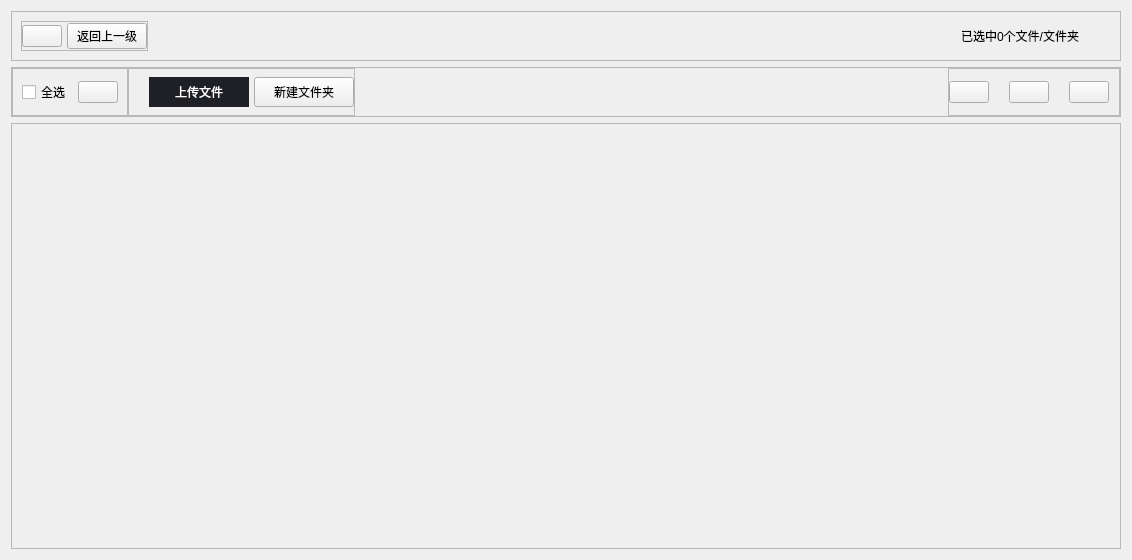
<?xml version="1.0" encoding="UTF-8"?>
<ui version="4.0">
 <class>Home</class>
 <widget class="QFrame" name="Home">
  <property name="geometry">
   <rect>
    <x>0</x>
    <y>0</y>
    <width>1132</width>
    <height>560</height>
   </rect>
  </property>
  <property name="windowTitle">
   <string>Frame</string>
  </property>
  <layout class="QVBoxLayout" name="verticalLayout">
   <item>
    <widget class="QFrame" name="frame">
     <property name="sizePolicy">
      <sizepolicy hsizetype="Preferred" vsizetype="Fixed">
       <horstretch>0</horstretch>
       <verstretch>0</verstretch>
      </sizepolicy>
     </property>
     <property name="minimumSize">
      <size>
       <width>0</width>
       <height>50</height>
      </size>
     </property>
     <property name="maximumSize">
      <size>
       <width>16777215</width>
       <height>50</height>
      </size>
     </property>
     <property name="frameShape">
      <enum>QFrame::StyledPanel</enum>
     </property>
     <property name="frameShadow">
      <enum>QFrame::Raised</enum>
     </property>
     <layout class="QHBoxLayout" name="horizontalLayout_7">
      <item>
       <widget class="QFrame" name="frame_7">
        <property name="frameShape">
         <enum>QFrame::StyledPanel</enum>
        </property>
        <property name="frameShadow">
         <enum>QFrame::Raised</enum>
        </property>
        <layout class="QHBoxLayout" name="horizontalLayout_6">
         <property name="spacing">
          <number>5</number>
         </property>
         <property name="leftMargin">
          <number>0</number>
         </property>
         <property name="topMargin">
          <number>0</number>
         </property>
         <property name="rightMargin">
          <number>0</number>
         </property>
         <property name="bottomMargin">
          <number>0</number>
         </property>
         <item>
          <widget class="QPushButton" name="btn_home">
           <property name="text">
            <string/>
           </property>
           <property name="icon">
            <iconset resource="../../resource/icon/icon.qrc">
             <normaloff>:/FIle/home.svg</normaloff>:/FIle/home.svg</iconset>
           </property>
           <property name="iconSize">
            <size>
             <width>20</width>
             <height>20</height>
            </size>
           </property>
          </widget>
         </item>
         <item>
          <widget class="QPushButton" name="btn_bak">
           <property name="text">
            <string>返回上一级</string>
           </property>
          </widget>
         </item>
        </layout>
       </widget>
      </item>
      <item>
       <widget class="QLabel" name="lab_path">
        <property name="minimumSize">
         <size>
          <width>400</width>
          <height>0</height>
         </size>
        </property>
        <property name="maximumSize">
         <size>
          <width>1000</width>
          <height>16777215</height>
         </size>
        </property>
        <property name="text">
         <string> </string>
        </property>
       </widget>
      </item>
      <item>
       <spacer name="horizontalSpacer_2">
        <property name="orientation">
         <enum>Qt::Horizontal</enum>
        </property>
        <property name="sizeHint" stdset="0">
         <size>
          <width>609</width>
          <height>20</height>
         </size>
        </property>
       </spacer>
      </item>
      <item>
       <widget class="QLabel" name="label_2">
        <property name="minimumSize">
         <size>
          <width>150</width>
          <height>0</height>
         </size>
        </property>
        <property name="maximumSize">
         <size>
          <width>150</width>
          <height>16777215</height>
         </size>
        </property>
        <property name="text">
         <string>已选中0个文件/文件夹</string>
        </property>
       </widget>
      </item>
     </layout>
    </widget>
   </item>
   <item>
    <widget class="QFrame" name="frame_2">
     <property name="sizePolicy">
      <sizepolicy hsizetype="Preferred" vsizetype="Fixed">
       <horstretch>0</horstretch>
       <verstretch>0</verstretch>
      </sizepolicy>
     </property>
     <property name="minimumSize">
      <size>
       <width>0</width>
       <height>50</height>
      </size>
     </property>
     <property name="maximumSize">
      <size>
       <width>16777215</width>
       <height>50</height>
      </size>
     </property>
     <property name="frameShape">
      <enum>QFrame::StyledPanel</enum>
     </property>
     <property name="frameShadow">
      <enum>QFrame::Raised</enum>
     </property>
     <layout class="QHBoxLayout" name="horizontalLayout_5">
      <property name="spacing">
       <number>0</number>
      </property>
      <property name="leftMargin">
       <number>0</number>
      </property>
      <property name="topMargin">
       <number>0</number>
      </property>
      <property name="rightMargin">
       <number>0</number>
      </property>
      <property name="bottomMargin">
       <number>0</number>
      </property>
      <item>
       <widget class="QFrame" name="frame_3">
        <property name="frameShape">
         <enum>QFrame::StyledPanel</enum>
        </property>
        <property name="frameShadow">
         <enum>QFrame::Raised</enum>
        </property>
        <layout class="QHBoxLayout" name="horizontalLayout">
         <item>
          <widget class="QCheckBox" name="check_box">
           <property name="sizePolicy">
            <sizepolicy hsizetype="Fixed" vsizetype="Fixed">
             <horstretch>0</horstretch>
             <verstretch>0</verstretch>
            </sizepolicy>
           </property>
           <property name="minimumSize">
            <size>
             <width>50</width>
             <height>20</height>
            </size>
           </property>
           <property name="maximumSize">
            <size>
             <width>50</width>
             <height>20</height>
            </size>
           </property>
           <property name="text">
            <string>全选</string>
           </property>
           <property name="iconSize">
            <size>
             <width>20</width>
             <height>20</height>
            </size>
           </property>
          </widget>
         </item>
         <item>
          <widget class="QPushButton" name="pushButton">
           <property name="toolTip">
            <string>删除</string>
           </property>
           <property name="text">
            <string/>
           </property>
           <property name="icon">
            <iconset resource="../../resource/icon/icon.qrc">
             <normaloff>:/FIle/delete.svg</normaloff>:/FIle/delete.svg</iconset>
           </property>
          </widget>
         </item>
        </layout>
       </widget>
      </item>
      <item>
       <widget class="QFrame" name="frame_6">
        <property name="frameShape">
         <enum>QFrame::StyledPanel</enum>
        </property>
        <property name="frameShadow">
         <enum>QFrame::Raised</enum>
        </property>
        <layout class="QHBoxLayout" name="horizontalLayout_4">
         <property name="spacing">
          <number>5</number>
         </property>
         <property name="leftMargin">
          <number>20</number>
         </property>
         <property name="topMargin">
          <number>0</number>
         </property>
         <property name="rightMargin">
          <number>0</number>
         </property>
         <property name="bottomMargin">
          <number>0</number>
         </property>
         <item>
          <widget class="QToolButton" name="upload">
           <property name="minimumSize">
            <size>
             <width>100</width>
             <height>30</height>
            </size>
           </property>
           <property name="maximumSize">
            <size>
             <width>100</width>
             <height>30</height>
            </size>
           </property>
           <property name="styleSheet">
            <string notr="true">QToolButton {
    background-color: #1f2026;  /* 设置背景颜色 */
    color: #ffffff;             /* 设置字体颜色 */
    border: none;               /* 去除边框 */
    padding: 5px;               /* 设置内边距 */
}
</string>
           </property>
           <property name="text">
            <string>上传文件</string>
           </property>
           <property name="icon">
            <iconset resource="../../resource/icon/icon.qrc">
             <normaloff>:/FIle/plus.svg</normaloff>:/FIle/plus.svg</iconset>
           </property>
           <property name="toolButtonStyle">
            <enum>Qt::ToolButtonTextBesideIcon</enum>
           </property>
          </widget>
         </item>
         <item>
          <widget class="QToolButton" name="create_folder">
           <property name="minimumSize">
            <size>
             <width>100</width>
             <height>30</height>
            </size>
           </property>
           <property name="maximumSize">
            <size>
             <width>100</width>
             <height>30</height>
            </size>
           </property>
           <property name="text">
            <string>新建文件夹</string>
           </property>
           <property name="icon">
            <iconset resource="../../resource/icon/icon.qrc">
             <normaloff>:/FIle/create_folder.svg</normaloff>:/FIle/create_folder.svg</iconset>
           </property>
           <property name="toolButtonStyle">
            <enum>Qt::ToolButtonTextBesideIcon</enum>
           </property>
          </widget>
         </item>
        </layout>
       </widget>
      </item>
      <item>
       <spacer name="horizontalSpacer">
        <property name="orientation">
         <enum>Qt::Horizontal</enum>
        </property>
        <property name="sizeHint" stdset="0">
         <size>
          <width>594</width>
          <height>20</height>
         </size>
        </property>
       </spacer>
      </item>
      <item>
       <widget class="QFrame" name="frame_4">
        <property name="frameShape">
         <enum>QFrame::StyledPanel</enum>
        </property>
        <property name="frameShadow">
         <enum>QFrame::Raised</enum>
        </property>
        <layout class="QHBoxLayout" name="horizontalLayout_3">
         <property name="spacing">
          <number>20</number>
         </property>
         <property name="leftMargin">
          <number>0</number>
         </property>
         <property name="topMargin">
          <number>0</number>
         </property>
         <property name="rightMargin">
          <number>10</number>
         </property>
         <property name="bottomMargin">
          <number>0</number>
         </property>
         <item>
          <widget class="QPushButton" name="btn_refresh">
           <property name="toolTip">
            <string>刷新</string>
           </property>
           <property name="text">
            <string/>
           </property>
           <property name="icon">
            <iconset resource="../../resource/icon/icon.qrc">
             <normaloff>:/FIle/refresh.svg</normaloff>:/FIle/refresh.svg</iconset>
           </property>
           <property name="iconSize">
            <size>
             <width>16</width>
             <height>16</height>
            </size>
           </property>
           <property name="autoRepeatDelay">
            <number>300</number>
           </property>
           <property name="autoRepeatInterval">
            <number>500</number>
           </property>
          </widget>
         </item>
         <item>
          <widget class="QPushButton" name="sort">
           <property name="toolTip">
            <string>排序</string>
           </property>
           <property name="text">
            <string/>
           </property>
           <property name="icon">
            <iconset resource="../../resource/icon/icon.qrc">
             <normaloff>:/FIle/sort.svg</normaloff>:/FIle/sort.svg</iconset>
           </property>
          </widget>
         </item>
         <item>
          <widget class="QPushButton" name="btn_pattern">
           <property name="toolTip">
            <string>列表</string>
           </property>
           <property name="text">
            <string/>
           </property>
           <property name="icon">
            <iconset resource="../../resource/icon/icon.qrc">
             <normaloff>:/FIle/list.svg</normaloff>:/FIle/list.svg</iconset>
           </property>
           <property name="iconSize">
            <size>
             <width>16</width>
             <height>16</height>
            </size>
           </property>
          </widget>
         </item>
        </layout>
       </widget>
      </item>
     </layout>
    </widget>
   </item>
   <item>
    <widget class="Explorer" name="explorer">
     <property name="frameShape">
      <enum>QFrame::StyledPanel</enum>
     </property>
     <property name="frameShadow">
      <enum>QFrame::Raised</enum>
     </property>
    </widget>
   </item>
  </layout>
 </widget>
 <customwidgets>
  <customwidget>
   <class>Explorer</class>
   <extends>QFrame</extends>
   <header>Explorer.h</header>
   <container>1</container>
  </customwidget>
 </customwidgets>
 <resources>
  <include location="../../resource/icon/icon.qrc"/>
  <include location="../../resource/icon/icon.qrc"/>
  <include location="../../resource/icon/icon.qrc"/>
  <include location="../../resource/icon/icon.qrc"/>
  <include location="../../resource/icon/icon.qrc"/>
  <include location="../../resource/icon/icon.qrc"/>
  <include location="../../resource/icon/icon.qrc"/>
 </resources>
 <connections/>
</ui>
